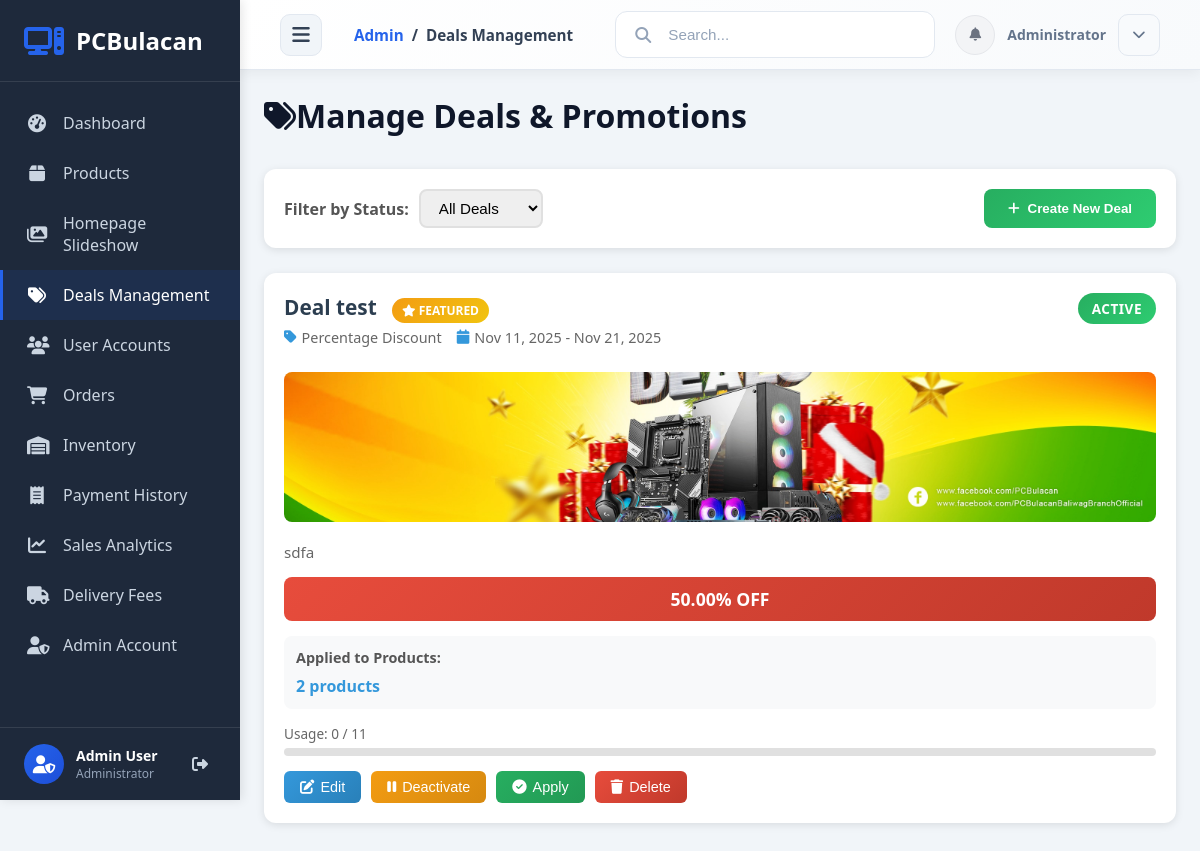
The app's page /dashboard/deals/ (signed in), older data.
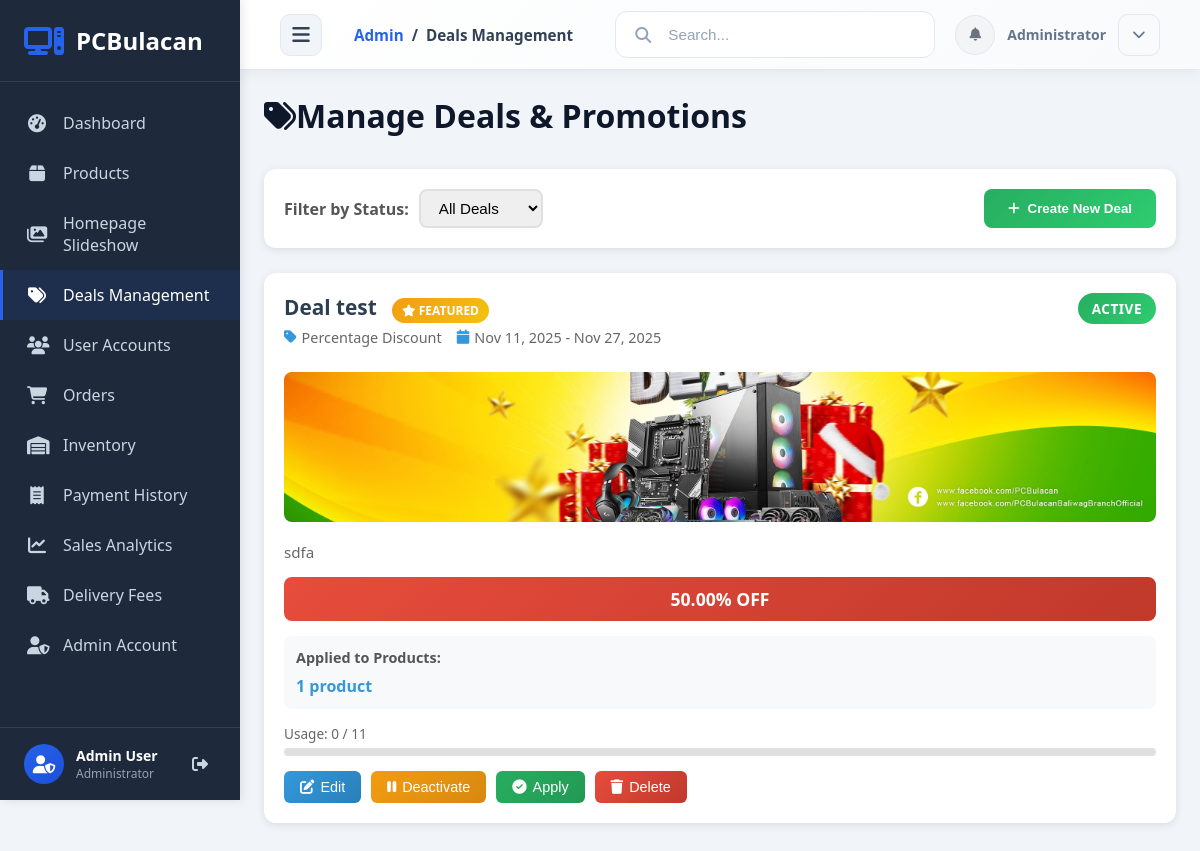
The same page, newer data.
### products/models.py (models this page shows, shortened)
class Deal(models.Model):
    DEAL_TYPE_CHOICES = [
        ('percentage', 'Percentage Discount'),
        ('fixed', 'Fixed Amount Discount'),
        ('bogo', 'Buy One Get One'),
        ('bundle', 'Bundle Deal'),
    ]
    STATUS_CHOICES = [
        ('draft', 'Draft'),
        ('active', 'Active'),
        ('scheduled', 'Scheduled'),
        ('expired', 'Expired'),
    ]
    title = models.CharField(max_length=200)
    description = models.TextField(blank=True)
    deal_type = models.CharField(max_length=20, choices=DEAL_TYPE_CHOICES, default='percentage')
    discount_percentage = models.DecimalField(max_digits=5, decimal_places=2, blank=True, null=True,
                                             help_text="Percentage discount (0-100)")
    discount_amount = models.DecimalField(max_digits=10, decimal_places=2, blank=True, null=True,
                                         help_text="Fixed amount discount")
    products = models.ManyToManyField(Product, related_name='deals', blank=True)
    start_date = models.DateTimeField()
    end_date = models.DateTimeField()
    is_featured = models.BooleanField(default=False, help_text="Show in featured deals section")
    status = models.CharField(max_length=20, choices=STATUS_CHOICES, default='draft')
    max_uses = models.PositiveIntegerField(blank=True, null=True, help_text="Maximum number of times this deal can be used")
    current_uses = models.PositiveIntegerField(default=0)
    banner_image = models.ImageField(upload_to='deals/', blank=True, null=True)
    badge_text = models.CharField(max_length=50, blank=True, help_text="Custom badge text (e.g., 'HOT DEAL')")
    created_at = models.DateTimeField(auto_now_add=True)
    updated_at = models.DateTimeField(auto_now=True)
    created_by = models.ForeignKey(settings.AUTH_USER_MODEL, on_delete=models.SET_NULL, null=True, related_name='created_deals')
    class Meta:
        ordering = ['-created_at']
        verbose_name = 'Deal'
        verbose_name_plural = 'Deals'
    def get_discount_display(self):
        if self.deal_type == 'percentage' and self.discount_percentage:
            return f"{self.discount_percentage}% OFF"
        elif self.deal_type == 'fixed' and self.discount_amount:
            return f"₱{self.discount_amount} OFF"
        elif self.deal_type == 'bogo':
            return "Buy 1 Get 1 FREE"
        elif self.deal_type == 'bundle':
            return "Bundle Deal"
        return "Special Offer"

### dashboard/views.py (the view)
# urls.py: path('deals/', views.manage_deals, name='manage_deals'),
@staff_member_required
def manage_deals(request):
    from products.models import Deal, Product
    from django.utils import timezone
    deals = Deal.objects.all().order_by('-created_at')
    now = timezone.now()
    for deal in deals:
        if deal.status == 'scheduled' and deal.start_date <= now:
            if deal.end_date >= now:
                deal.status = 'active'
                deal.save()
            else:
                deal.status = 'expired'
                deal.save()
        elif deal.status == 'active' and deal.end_date < now:
            deal.status = 'expired'
            deal.save()
    status_filter = request.GET.get('status')
    if status_filter:
        deals = deals.filter(status=status_filter)
    products = Product.objects.filter(is_active=True).order_by('name')
    context = {
        'deals': deals,
        'products': products,
        'status_filter': status_filter,
    }
    return render(request, 'dashboard/manage_deals_modal.html', context)

### accounts/models.py (called while the page is built)
    def get_full_name(self):
        full_name = f'{self.first_name} {self.last_name}'
        return full_name.strip()

### orders/context_processors.py (called while the page is built)
def cart_context(request):
    if request.user.is_authenticated:
        cart, created = Cart.objects.get_or_create(user=request.user)
        return {
            'cart': cart,
            'cart_count': cart.total_items
        }
    return {
        'cart': None,
        'cart_count': 0
    }

### orders/models.py (called while the page is built)
    @property
    def total_items(self):
        return sum(item.quantity for item in self.items.all())

### templates/dashboard/manage_deals_modal.html (shortened to what the changed rows need)
{% extends 'admin_base.html' %}
{% load static %}
{% block content %}
<div class="admin-content">
    <div class="dashboard-wrapper">
        <div class="dashboard-header-section" style="margin-bottom: 2rem;">
            <h1 class="dashboard-title"><i class="fas fa-tags me-2"></i>Manage Deals & Promotions</h1>
        </div>
    {% if deals %}
        <div class="row">
            {% for deal in deals %}
            <div class="col-lg-6 col-xl-4">
                <div class="deal-card">
                    <div class="deal-header">
                        <div>
                            <h3 class="deal-title">
                                {{ deal.title }}
                                {% if deal.is_featured %}
                                <span class="deal-badge">
                                    <i class="fas fa-star"></i> Featured
                                </span>
                                {% endif %}
                            </h3>
                            <div class="deal-meta">
                                <span class="deal-meta-item">
                                    <i class="fas fa-tag"></i>
                                    {{ deal.get_deal_type_display }}
                                </span>
                                <span class="deal-meta-item">
                                    <i class="fas fa-calendar"></i>
                                    {{ deal.start_date|date:"M d, Y" }} - {{ deal.end_date|date:"M d, Y" }}
                                </span>
                            </div>
                        </div>
                        <span class="status-badge {{ deal.status }}">
                            {{ deal.status }}
                        </span>
                    </div>
                    {% if deal.banner_image %}
                    <img src="{{ deal.banner_image.url }}" alt="{{ deal.title }}" class="deal-banner">
                    {% endif %}
                    {% if deal.description %}
                    <p style="color: #666; font-size: 0.95rem; margin-bottom: 15px;">{{ deal.description|truncatewords:20 }}</p>
                    {% endif %}
                    <div class="deal-discount">
                        {{ deal.get_discount_display }}
                    </div>
                    <div class="deal-products">
                        <div class="deal-products-title">Applied to Products:</div>
                        <span class="deal-products-count">{{ deal.products.count }} product{{ deal.products.count|pluralize }}</span>
                    </div>
                    {% if deal.max_uses %}
                    <div class="usage-progress">
                        <div class="usage-text">
                            Usage: {{ deal.current_uses }} / {{ deal.max_uses }}
                        </div>
                        <div class="progress">
                        </div>
                    </div>
                    {% endif %}
                    <div class="deal-actions" style="margin-top: 15px;">
                        <button type="button" class="btn-deal btn-deal-primary" onclick="openEditDealModal({{ deal.id }})">
                            <i class="fas fa-edit"></i>
                            Edit
                        </button>
                        <form method="POST" action="{% url 'dashboard:toggle_deal_status' deal.id %}" style="display: inline;" onsubmit="return confirm('Toggle deal status?');">
                            {% if deal.status == 'active' %}
                            <button type="submit" class="btn-deal btn-deal-warning">
                                <i class="fas fa-pause"></i>
                                Deactivate
                            </button>
                            {% elif deal.status == 'draft' %}
                            <button type="submit" class="btn-deal btn-deal-success">
                                <i class="fas fa-play"></i>
                                Activate
                            </button>
                            {% endif %}
                        </form>
                        <form method="POST" action="{% url 'dashboard:apply_deal' deal.id %}" style="display: inline;" onsubmit="return confirm('Apply this deal to all selected products?');">
                            <button type="submit" class="btn-deal btn-deal-success">
                                <i class="fas fa-check-circle"></i>
                                Apply
                            </button>
                        </form>
                        <form method="POST" action="{% url 'dashboard:delete_deal' deal.id %}" style="display: inline;" onsubmit="return confirm('Are you sure you want to delete this deal?');">
                            <button type="submit" class="btn-deal btn-deal-danger">
                                <i class="fas fa-trash"></i>
                                Delete
                            </button>
                        </form>
                    </div>
                </div>
            </div>
            {% endfor %}
        </div>
    {% endif %}
</div>
    </div>
</div>
{% endblock %}

Row changes from the older to the newer data that the page shows:
changed Deal "Deal test": end_date "Nov 21, 2025" → "Nov 27, 2025"; products.count "2" → "1"
